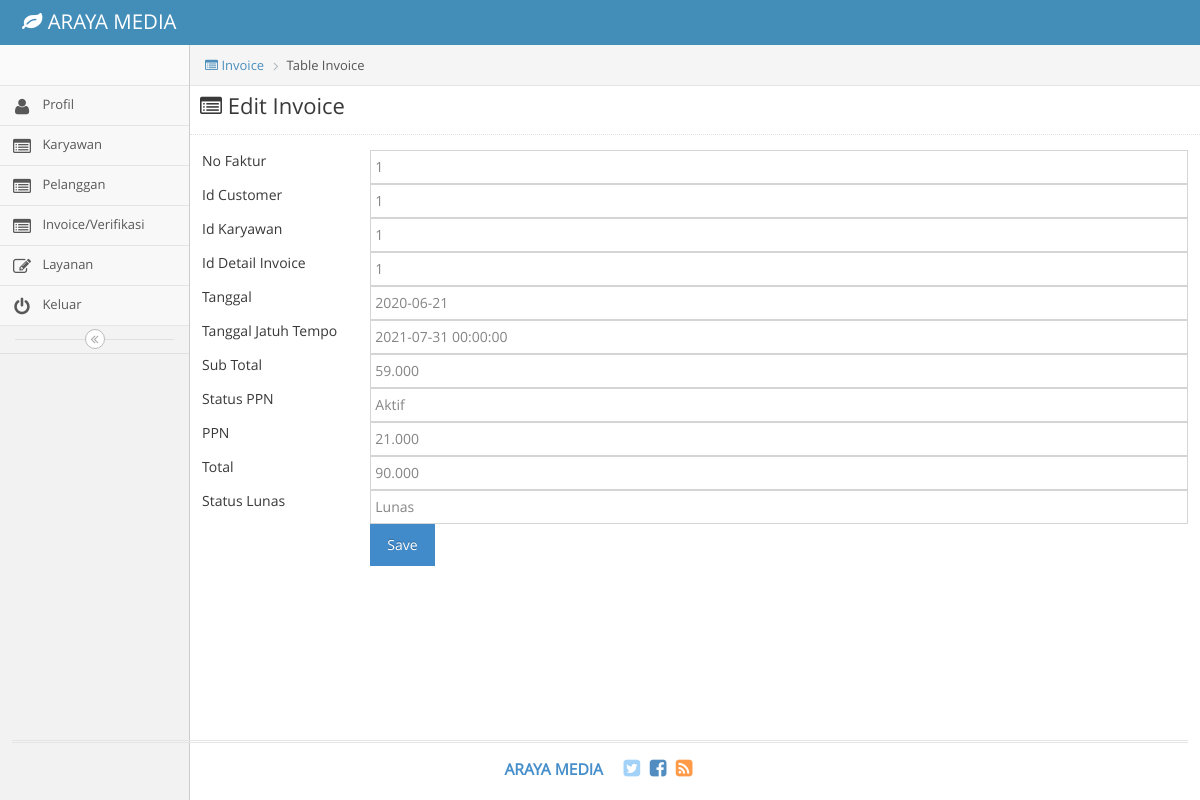
The app's page /index.php/invover_admin/edit/1 with its own data.
### tables this page shows
CREATE TABLE `invoice` (
  `No_Faktur` int(11) NOT NULL,
  `id_Customer` int(11) DEFAULT NULL,
  `id_Karyawan` int(11) DEFAULT NULL,
  `id_Detail_Invoice` int(11) DEFAULT NULL,
  `Tanggal` date DEFAULT NULL,
  `Tgl_JatuhTempo` datetime DEFAULT NULL,
  `Sub_Total` varchar(45) DEFAULT NULL,
  `Status_Ppn` varchar(45) DEFAULT NULL,
  `Ppn` varchar(45) DEFAULT NULL,
  `Total` varchar(45) DEFAULT NULL,
  `Status_Lunas` varchar(45) DEFAULT NULL
);

### application/controllers/invover_admin.php (called while the page is built, shortened)
<?php
class invover_admin extends CI_Controller {
		public function edit()
	{
		$id=$this->uri->segment(3);
		$datainvoice=$this->db->get_where("invoice",array("No_Faktur"=>$id))->row();
		$data = array(
			'form' => 'editinvoiceadmin',
			'invoice' => $datainvoice
		);
		$this->load->view('editinvoiceadmin',$data);
	}
}

### index.php (called while the page is built, shortened)
<?php
require_once BASEPATH.'core/CodeIgniter.php';

### application/views/editinvoiceadmin.php (the view, shortened to what this page needs)
<!DOCTYPE html>
<html lang="en">
	<head>
		<link rel="stylesheet" href="<?php echo base_url()?>assets/css/bootstrap.min.css" />
		<link rel="stylesheet" href="<?php echo base_url()?>assets/font-awesome/4.5.0/css/font-awesome.min.css" />
		<link rel="stylesheet" href="<?php echo base_url()?>assets/css/ace.min.css" class="ace-main-stylesheet" id="main-ace-style" />
		<link rel="stylesheet" href="<?php echo base_url()?>assets/css/ace-skins.min.css" />
		<link rel="stylesheet" href="<?php echo base_url()?>assets/css/ace-rtl.min.css" />
	</head>
	<body class="no-skin">
		<div id="navbar" class="navbar navbar-default          ace-save-state">
			<div class="navbar-container ace-save-state" id="navbar-container">
				<div class="navbar-header pull-left">
					<a href="profil" class="navbar-brand">
						<small>
							<i class="fa fa-leaf"></i>
							ARAYA MEDIA
						</small>
					</a>
				</div>
			</div>
		</div>
		<div class="main-container ace-save-state" id="main-container">
			<div id="sidebar" class="sidebar                  responsive                    ace-save-state">
				<div class="sidebar-shortcuts" id="sidebar-shortcuts">
				</div>
				<ul class="nav nav-list">
						<li class="">
						<a href="<?php echo base_url("index.php/profil_admin")?>">
							<i class="menu-icon fa fa-user"></i>
							<span class="menu-text">
								Profil
							</span>
						</a>
					</li>
					<li class="">
						<a href="<?php echo base_url("index.php/karyawan_admin")?>">
							<i class="menu-icon fa fa-list-alt"></i>
							<span class="menu-text">
								Karyawan
							</span>
						</a>
					</li>
					<li class="">
						<a href="<?php echo base_url("index.php/pelanggan_admin")?>">
							<i class="menu-icon fa fa-list-alt"></i>
							<span class="menu-text">
								Pelanggan
							</span>
						</a>
                    </li>
					<li class="">
						<a href="<?php echo base_url("index.php/invover_admin")?>">
							<i class="menu-icon fa fa-list-alt"></i>
							<span class="menu-text">
								Invoice/Verifikasi
							</span>
						</a>
					</li>
					<li class="">
						<a href="<?php echo base_url("index.php/layanan_admin")?>">
							<i class="menu-icon fa fa-pencil-square-o"></i>
							<span class="menu-text">
								Layanan
							</span>
						</a>
					</li>
					<li class="">
						<a href="<?php echo base_url("index.php/login")?>">
							<i class="menu-icon fa fa-power-off"></i>
							<span class="menu-text">
								Keluar
							</span>
						</a>
					</li>
				</ul>
				<div class="sidebar-toggle sidebar-collapse" id="sidebar-collapse">
					<i id="sidebar-toggle-icon" class="ace-icon fa fa-angle-double-left ace-save-state" data-icon1="ace-icon fa fa-angle-double-left" data-icon2="ace-icon fa fa-angle-double-right"></i>
				</div>
			</div>
			<div class="main-content">
				<div class="main-content-inner">
					<div class="breadcrumbs ace-save-state" id="breadcrumbs">
						<ul class="breadcrumb">
						<li><a href=""><i class="menu-icon fa fa-list-alt"></i> Invoice</li></a>
              			<li><i class="icon_document_alt"></i>Table Invoice</li>
						</ul>
					</div>
						<h3 class="page-header"><i class="menu-icon fa fa-list-alt" style="margin-left: 10px"></i> Edit Invoice</h3>
<section class="wrapper">
	<table class="table table-striped table-advance table-hover">
                 <div class="form">
                  <form class="form-validate form-horizontal" id="feedback_form" method="post" action="<?php echo base_url()."index.php/invover_admin/update"?>">
                    <div class="form-group">
                      <label for="cname" class="control-label col-lg-2">No Faktur<span class="required"></span></label>
                      <div class="col-lg-10">
                        <input class="form-control" id="Username" name="No_Faktur" type="text" value="<?php echo $invoice->No_Faktur ?>" required />
                      </div>
                    </div>
                       <div class="form-group ">
                      <label for="cname" class="control-label col-lg-2">Id Customer <span class="required"></span></label>
                      <div class="col-lg-10">
                        <input class="form-control" id="Username" name="id_Customer" type="text" value="<?php echo $invoice->id_Customer ?>" required />
                      </div>
                         <div class="form-group ">
                      <label for="cname" class="control-label col-lg-2">Id Karyawan <span class="required"></span></label>
                      <div class="col-lg-10">
                        <input class="form-control" id="Username" name="id_Karyawan" type="text" value="<?php echo $invoice->id_Karyawan ?>" required />
                      </div>
                         <div class="form-group ">
                      <label for="cname" class="control-label col-lg-2">Id Detail Invoice <span class="required"></span></label>
                      <div class="col-lg-10">
                        <input class="form-control" id="Username" name="id_Detail_Invoice" type="text" value="<?php echo $invoice->id_Detail_Invoice ?>" required />
                      </div>
                         <div class="form-group ">
                      <label for="cname" class="control-label col-lg-2">Tanggal <span class="required"></span></label>
                      <div class="col-lg-10">
                        <input class="form-control" id="Username" name="Tanggal" type="text" value="<?php echo $invoice->Tanggal ?>" required />
                      </div>
                    </div>
                     <div class="form-group">
                      <label for="cname" class="control-label col-lg-2">Tanggal Jatuh Tempo<span class="required"></span></label>
                      <div class="col-lg-10">
                        <input class="form-control" id="Username" name="Tgl_JatuhTempo" type="text" value="<?php echo $invoice->Tgl_JatuhTempo ?>" required />
                      </div>
                    </div>
                     <div class="form-group">
                      <label for="cname" class="control-label col-lg-2">Sub Total <span class="required"></span></label>
                      <div class="col-lg-10">
                        <input class="form-control" id="Username" name="Sub_Total" type="text" value="<?php echo $invoice->Sub_Total ?>" required />
                      </div>
                    </div>
                     <div class="form-group">
                      <label for="cname" class="control-label col-lg-2">Status PPN <span class="required"></span></label>
                      <div class="col-lg-10">
                        <input class="form-control" id="Username" name="Status_Ppn" type="text" value="<?php echo $invoice->Status_Ppn ?>" required />
                      </div>
                    </div>
                     <div class="form-group">
                      <label for="cname" class="control-label col-lg-2">PPN <span class="required"></span></label>
                      <div class="col-lg-10">
                        <input class="form-control" id="Username" name="Ppn" type="text" value="<?php echo $invoice->Ppn ?>" required />
                      </div>
                    </div>
                     <div class="form-group">
                      <label for="cname" class="control-label col-lg-2">Total <span class="required"></span></label>
                      <div class="col-lg-10">
                        <input class="form-control" id="Username" name="Total" type ="text" value="<?php echo $invoice->Total ?>" required />
                      </div>
                    </div>
                     <div class="form-group">
                      <label for="cname" class="control-label col-lg-2">Status Lunas <span class="required"></span></label>
                      <div class="col-lg-10">
                        <input class="form-control" id="Username" name="Status_Lunas" type="text" value="<?php echo $invoice->Status_Lunas ?>" required />
                      </div>
                    <div class="form-group">
                      <div class="col-lg-offset-2 col-lg-10">
                        <button class="btn btn-primary"  type="submit">Save</button>
                      </div>
                    </div>
                  </form>
                </div>
</section>
											</div>
										</div>
									</div>
			<div class="footer">
				<div class="footer-inner">
					<div class="footer-content">
						<span class="bigger-120">
							<span class="blue bolder">ARAYA MEDIA </span>
						</span>
						<span class="action-buttons">
							<a href="#">
								<i class="ace-icon fa fa-twitter-square light-blue bigger-150"></i>
							</a>
							<a href="#">
								<i class="ace-icon fa fa-facebook-square text-primary bigger-150"></i>
							</a>
							<a href="#">
								<i class="ace-icon fa fa-rss-square orange bigger-150"></i>
							</a>
						</span>
					</div>
				</div>
			</div>
	</body>
</html>

### records on screen
invoice: No_Faktur "1", id_Customer "1", id_Karyawan "1", id_Detail_Invoice "1", Tanggal "2020-06-21", Tgl_JatuhTempo "2021-07-31 00:00:00", Sub_Total "59.000", Status_Ppn "Aktif", Ppn "21.000", Total "90.000", Status_Lunas "Lunas"
